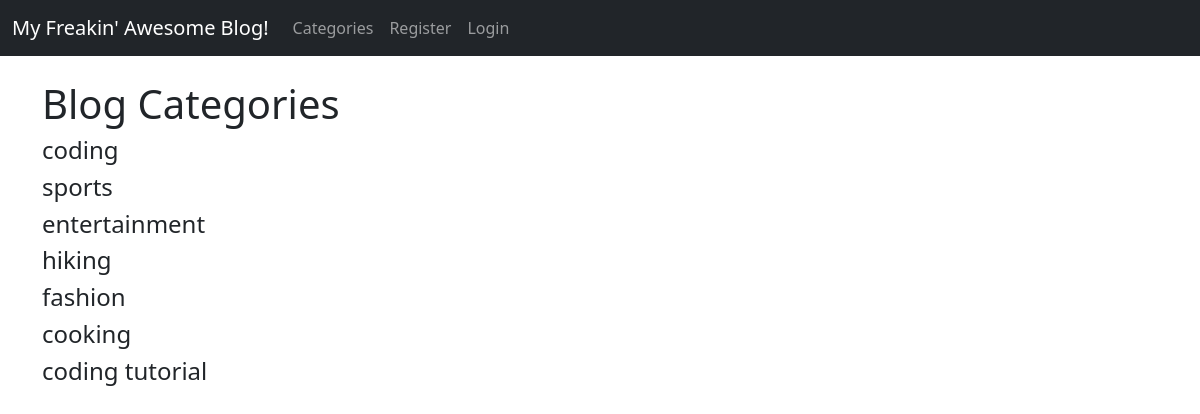
The page /category-list/ on the database its author committed.
### theblog1/models.py (models this page shows, shortened)
class Category(models.Model):
	name = models.CharField(max_length=255)
	def __str__(self):
		return self.name

### theblog1/views.py (the view)
# urls.py: path('category-list/',CategoryListView,name = 'category-list'),
def CategoryListView(request):
	cat_menu_list = Category.objects.all()
	return render(request,'category_list.html',{'cat_menu_list': cat_menu_list})

### theblog1/templates/category_list.html (shortened to what this page needs)
{% extends 'base.html' %}
{% block content %}
	<h1>Blog Categories</h1>
		{% for item in cat_menu_list %}
            <h4><a class="dropdown-item" href="{% url 'category' item|slugify %}">
             {{ item }}</a><h4>
         {% endfor %}
{% endblock %}

### rows shown on the page
Category: name "coding"
Category: name "sports"
Category: name "entertainment"
Category: name "hiking"
Category: name "fashion"
Category: name "cooking"
Category: name "coding tutorial"
